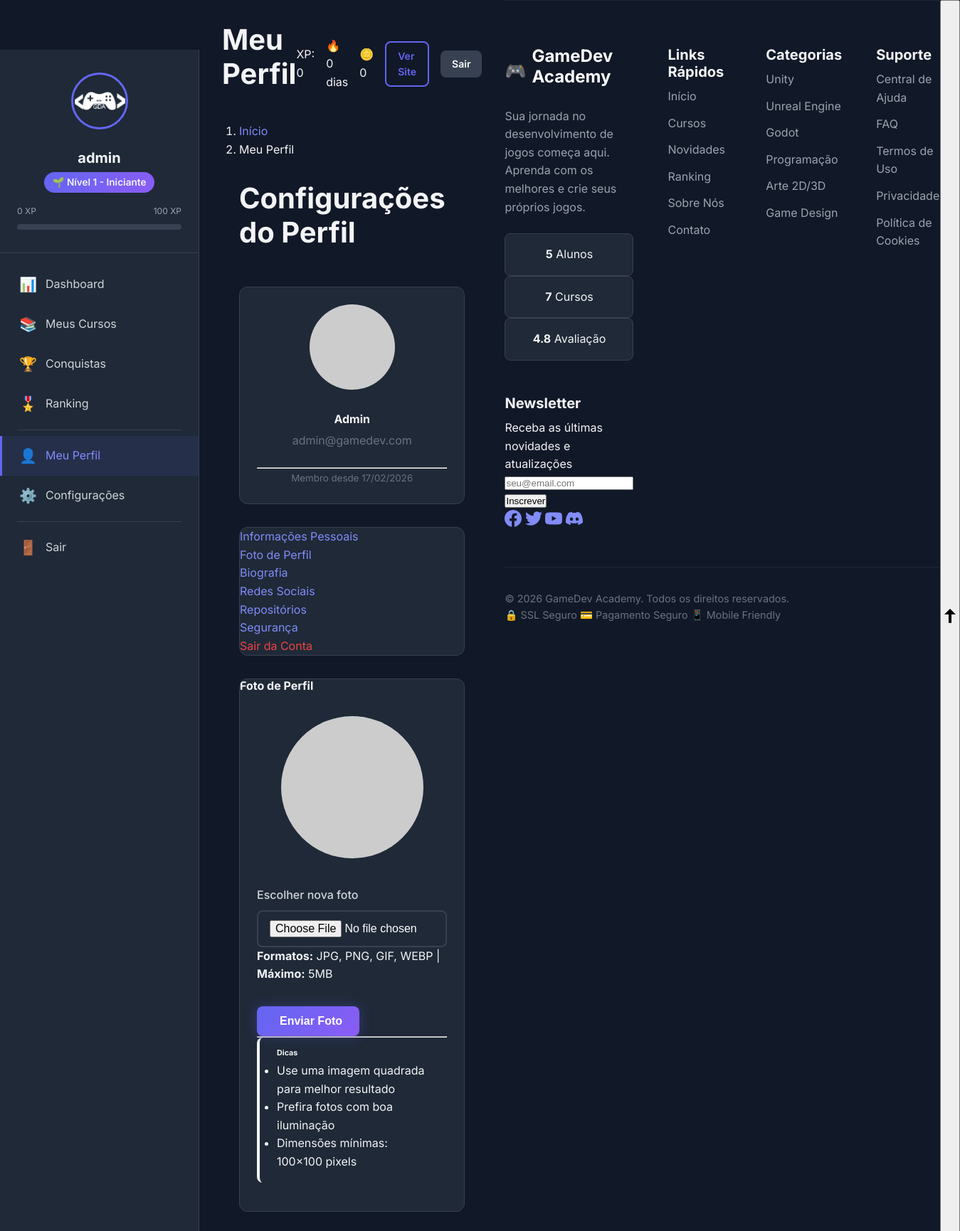
/user/profile.php?tab=avatar (signed in), run on the app's committed database.
### tables this page shows
CREATE TABLE `users` (
    `id`                        INT UNSIGNED       NOT NULL AUTO_INCREMENT,
    `name`                      VARCHAR(100)       NOT NULL                          COMMENT 'Nome de exibição',
    `full_name`                 VARCHAR(200)       DEFAULT NULL                      COMMENT 'Nome completo',
    `first_name`                VARCHAR(100)       DEFAULT NULL                      COMMENT 'Primeiro nome',
    `last_name`                 VARCHAR(100)       DEFAULT NULL                      COMMENT 'Sobrenome',
    `username`                  VARCHAR(50)        NOT NULL                          COMMENT 'Username único',
    `email`                     VARCHAR(150)       NOT NULL                          COMMENT 'Email único para login',
    `password`                  VARCHAR(255)       NOT NULL                          COMMENT 'Hash bcrypt da senha',
    `role`                      ENUM('student','instructor','admin','super_admin')
                                                   NOT NULL DEFAULT 'student'        COMMENT 'Papel do usuário',
    `avatar`                    VARCHAR(500)       DEFAULT NULL                      COMMENT 'URL da foto de perfil',
    `bio`                       TEXT               DEFAULT NULL                      COMMENT 'Biografia',
    `phone`                     VARCHAR(20)        DEFAULT NULL                      COMMENT 'Telefone com DDD',
    `website`                   VARCHAR(255)       DEFAULT NULL                      COMMENT 'Site pessoal',
    `social_github`             VARCHAR(255)       DEFAULT NULL,
    `social_linkedin`           VARCHAR(255)       DEFAULT NULL,
    `social_twitter`            VARCHAR(255)       DEFAULT NULL,
    `social_youtube`            VARCHAR(255)       DEFAULT NULL,
    `specialization`            VARCHAR(255)       DEFAULT NULL                      COMMENT 'Área de especialização',
    `total_points`              INT UNSIGNED       NOT NULL DEFAULT 0                COMMENT 'Cache pontos gamificação',
    `xp_total`                  INT UNSIGNED       NOT NULL DEFAULT 0                COMMENT 'XP total do usuário',
    `coins`                     INT UNSIGNED       NOT NULL DEFAULT 0                COMMENT 'Moedas do usuário',
    `level`                     INT UNSIGNED       NOT NULL DEFAULT 1                COMMENT 'Nível atual do usuário',
    `streak_days`               INT UNSIGNED       NOT NULL DEFAULT 0                COMMENT 'Dias seguidos de atividade',
    `last_activity`             DATE               DEFAULT NULL                      COMMENT 'Data da última atividade',
    `email_verified_at`         TIMESTAMP          NULL DEFAULT NULL,
    `email_verification_token`  VARCHAR(100)       DEFAULT NULL,
    `password_reset_token`      VARCHAR(100)       DEFAULT NULL,
    `password_reset_expires`    TIMESTAMP          NULL DEFAULT NULL,
    `two_factor_secret`         VARCHAR(255)       DEFAULT NULL,
    `two_factor_enabled`        TINYINT(1)         NOT NULL DEFAULT 0,
    `last_login_at`             TIMESTAMP          NULL DEFAULT NULL,
    `last_login_ip`             VARCHAR(45)        DEFAULT NULL,
    `is_active`                 TINYINT(1)         NOT NULL DEFAULT 1,
    `status`                    ENUM('active','inactive','banned','pending')
                                                   NOT NULL DEFAULT 'active'        COMMENT 'Status do usuário',
    `preferences`               JSON               DEFAULT NULL,
    `created_at`                TIMESTAMP          NOT NULL DEFAULT CURRENT_TIMESTAMP,
    `updated_at`                TIMESTAMP          NOT NULL DEFAULT CURRENT_TIMESTAMP ON UPDATE CURRENT_TIMESTAMP,

    PRIMARY KEY (`id`),
    UNIQUE KEY `uk_users_email` (`email`),
    UNIQUE KEY `uk_users_username` (`username`),
    KEY `idx_users_role` (`role`),
    KEY `idx_users_active` (`is_active`),
    KEY `idx_users_status` (`status`),
    KEY `idx_users_created` (`created_at`),
    KEY `idx_users_points` (`total_points` DESC)
);

CREATE TABLE `levels` (
    `id`            INT UNSIGNED     NOT NULL AUTO_INCREMENT,
    `level_number`  INT UNSIGNED     NOT NULL,
    `title`         VARCHAR(50)      NOT NULL,
    `xp_required`   INT UNSIGNED     NOT NULL,
    `badge_icon`    VARCHAR(100)     DEFAULT NULL,
    `color`         VARCHAR(7)       NOT NULL DEFAULT '#6366f1',
    `perks`         TEXT             DEFAULT NULL,
    `created_at`    TIMESTAMP        NOT NULL DEFAULT CURRENT_TIMESTAMP,

    PRIMARY KEY (`id`),
    UNIQUE KEY `uk_level_number` (`level_number`),
    KEY `idx_levels_xp` (`xp_required`)
);

### user/profile.php (the view, shortened to what the rows shown need)
<?php
require_once __DIR__ . '/../includes/config.php';
require_once __DIR__ . '/../includes/functions.php';
$pageTitle = 'Meu Perfil';
$userId = (int) $_SESSION['user_id'];
try {
    $stmt = $pdo->prepare("SELECT * FROM users WHERE id = ? LIMIT 1");
    $stmt->execute([$userId]);
    $user = $stmt->fetch(PDO::FETCH_ASSOC);
} catch (PDOException $e) {
    die("Erro ao carregar dados do usuário");
}
$defaults = [
    'name' => '',
    'nickname' => '',
    'email' => '',
    'bio' => '',
    'avatar' => '',
    'location' => '',
    'occupation' => '',
    'skills' => '',
    'github' => '',
    'gitlab' => '',
    'bitbucket' => '',
    'linkedin' => '',
    'twitter' => '',
    'youtube' => '',
    'twitch' => '',
    'discord' => '',
    'instagram' => '',
    'itch_io' => '',
    'website' => '',
    'created_at' => date('Y-m-d'),
    'password' => ''
];
foreach ($defaults as $key => $default) {
    $user[$key] = $user[$key] ?? $default;
}
$displayName = !empty($user['nickname']) ? $user['nickname'] : $user['name'];
$avatarUrl = !empty($user['avatar'])
    ? url('uploads/avatars/' . $user['avatar'])
    : 'https://ui-avatars.com/api/?name=' . urlencode($displayName) . '&background=6366f1&color=fff&size=200&bold=true';
$memberSince = formatDate($user['created_at'], 'd/m/Y');
require_once __DIR__ . '/includes/header.php';
?>
<main class="main-content">
    <div class="container py-4">
        <div class="d-flex justify-content-between align-items-center mb-4">
            <h1 class="h3 mb-0">
                Configurações do Perfil
            </h1>
        </div>
        <div class="row">
            <div class="col-lg-3 col-md-4 mb-4">
                <div class="card shadow-sm mb-4">
                    <div class="card-body text-center">
                        <img src="<?= $avatarUrl ?>"
                             alt="<?= esc($displayName) ?>"
                             class="rounded-circle border border-3 border-primary mb-3 profile-avatar-preview">
                        <h5 class="mb-1"><?= esc($displayName) ?></h5>
                        <p class="text-muted small mb-2">
                            <i class="fas fa-envelope me-1"></i><?= esc($user['email']) ?>
                        </p>
                        <hr>
                        <small class="text-muted">
                            <i class="fas fa-calendar-alt me-1"></i>Membro desde <?= $memberSince ?>
                        </small>
                    </div>
                </div>
            </div>
        </div>
    </div>
</main>
<?php
require_once __DIR__ . '/../includes/footer.php';
?>

### user/includes/header.php (shortened to what the rows shown need)
<?php
require_once __DIR__ . '/../../config/database.php';
require_once __DIR__ . '/../../classes/Database.php';
require_once __DIR__ . '/../../classes/User.php';
require_once __DIR__ . '/../../classes/Auth.php';
require_once __DIR__ . '/../../classes/Course.php';
require_once __DIR__ . '/../../classes/Gamification.php';
require_once __DIR__ . '/../../includes/functions.php';
$auth = new Auth();
$auth->requireLogin();
$currentUser = $auth->getCurrentUser();
$userModel = new User();
$gamification = new Gamification();
$stats = $userModel->getStats($currentUser['id']);
$currentLevel = $userModel->getLevel($currentUser['xp_total']);
$progressToNext = $gamification->getProgressToNextLevel($currentUser['id']);
?>
<!DOCTYPE html>
<html lang="pt-BR">
<head>
    <link rel="stylesheet" href="<?= asset('css/main.css') ?>">
    <link rel="stylesheet" href="<?= asset('css/user.css') ?>">
</head>
<body>
    <div class="user-layout">
        <?php include __DIR__ . '/sidebar.php'; ?>
        <main class="user-main">
            <div class="user-header">
                <h1><?= $pageTitle ?? 'Dashboard' ?></h1>
                <div class="d-flex align-center gap-2">
                    <span>XP: <?= number_format($currentUser['xp_total']) ?></span>
                    <span>🔥 <?= $currentUser['streak_days'] ?> dias</span>
                    <span>🪙 <?= number_format($currentUser['coins']) ?></span>
                    <a href="<?= url() ?>" class="btn btn-sm btn-outline">Ver Site</a>
                    <a href="<?= url('logout.php') ?>" class="btn btn-sm btn-secondary">Sair</a>
                </div>
            </div>

### user/includes/sidebar.php (shortened to what the rows shown need)
<aside class="sidebar">
    <div class="sidebar-header">
        <img src="<?= getAvatar($currentUser['avatar']) ?>" alt="Avatar" class="sidebar-avatar">
        <div class="sidebar-username"><?= escape($currentUser['username']) ?></div>
        <div class="sidebar-level">
            <?= $currentLevel['badge_icon'] ?> Nível <?= $currentLevel['level_number'] ?> - <?= escape($currentLevel['title']) ?>
        </div>
        <div class="sidebar-xp-bar">
            <div class="sidebar-xp-info">
                <span><?= number_format($currentUser['xp_total']) ?> XP</span>
                <?php if (!$progressToNext['is_max_level']): ?>
                    <span><?= number_format($progressToNext['next_level_xp']) ?> XP</span>
                <?php else: ?>
                    <span>MAX</span>
                <?php endif; ?>
            </div>
            <div class="progress">
            </div>
        </div>
    </div>
</aside>

### data on the page
users: username "admin", xp_total "0", streak_days "0", coins "0", name "Admin", email "admin@gamedev.com", created_at "17/02/2026"
levels: badge_icon "🌱", level_number "1", title "Iniciante"

### other printed values
$progressToNext['next_level_xp'] "100"
$pageTitle "Meu Perfil"
$totalUsers "5"
$totalCourses "7"
